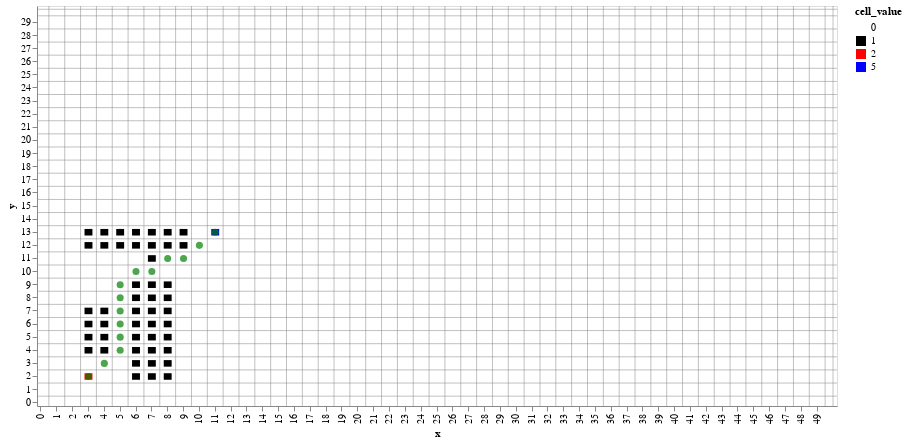

Source (notebook cell):
### Code cell
flat_grid = [cell for row in grid_matrix for cell in row]
df = pd.DataFrame(flat_grid, columns=['x', 'y', 'cell_value'])

color_scale = alt.Scale(domain=[0, 1, 2, 5], range=['white', 'black', 'red', 'blue'])

heatmap = alt.Chart(df).mark_rect().encode(
    x=alt.X('x:O', axis=alt.Axis(title='x', values=list(range(0, 51, 1)))),
    y=alt.Y('y:O', axis=alt.Axis(title='y', values=list(range(0, 31, 1))), sort='descending'),
    color=alt.Color('cell_value:N', scale=color_scale)
).properties(
    width=800,
    height=400
)

path_df = pd.DataFrame(path, columns=['x', 'y'])
path_map = alt.Chart(path_df).mark_point(color='green', filled=True, size=50).encode(
    x=alt.X('x:O', axis=alt.Axis(title='x', values=list(range(0, 51, 1)))),
    y=alt.Y('y:O', axis=alt.Axis(title='y', values=list(range(0, 31, 1))), sort='descending')
)

horizontal_grid = alt.Chart(pd.DataFrame({'y': [i + 0.5 for i in range(31)]})).mark_rule(color='gray', strokeWidth=0.5).encode(
    y=alt.Y('y:O', sort='descending') 
)

vertical_grid = alt.Chart(pd.DataFrame({'x': [i + 0.5 for i in range(51)]})).mark_rule(color='gray', strokeWidth=0.5).encode(
    x='x:O'
)

heatmap = heatmap + horizontal_grid + vertical_grid + path_map

heatmap

### Figure 1 — Vega-Lite specification as saved in the notebook (floating-point values rounded to 4 significant figures; data arrays with more than 128 entries replaced by an {"elided": "..."} marker saying what was removed)
{"config": {"view": {"continuousWidth": 300, "continuousHeight": 300}}, "layer": [{"data": {"name": "data-8e2732be9e876b5a93ad1a97dd9edf26"}, "mark": {"type": "rect"}, "encoding": {"color": {"field": "cell_value", "scale": {"domain": [0, 1, 2, 5], "range": ["white", "black", "red", "blue"]}, "type": "nominal"}, "x": {"axis": {"title": "x", "values": [0, 1, 2, 3, 4, 5, 6, 7, 8, 9, 10, 11, 12, 13, 14, 15, 16, 17, 18, 19, 20, 21, 22, 23, 24, 25, 26, 27, 28, 29, 30, 31, 32, 33, 34, 35, 36, 37, 38, 39, 40, 41, 42, 43, 44, 45, 46, 47, 48, 49, 50]}, "field": "x", "type": "ordinal"}, "y": {"axis": {"title": "y", "values": [0, 1, 2, 3, 4, 5, 6, 7, 8, 9, 10, 11, 12, 13, 14, 15, 16, 17, 18, 19, 20, 21, 22, 23, 24, 25, 26, 27, 28, 29, 30]}, "field": "y", "sort": "descending", "type": "ordinal"}}}, {"data": {"name": "data-c5f172dd1685e211f7001412b3fb416e"}, "mark": {"type": "rule", "color": "gray", "strokeWidth": 0.5}, "encoding": {"y": {"field": "y", "sort": "descending", "type": "ordinal"}}}, {"data": {"name": "data-fc49149bfd7fe327f80a205caed9c5bf"}, "mark": {"type": "rule", "color": "gray", "strokeWidth": 0.5}, "encoding": {"x": {"field": "x", "type": "ordinal"}}}, {"data": {"name": "data-df994ab8acd9db0f67e0e6e4a8dc6d6a"}, "mark": {"type": "point", "color": "green", "filled": true, "size": 50}, "encoding": {"x": {"axis": {"title": "x", "values": [0, 1, 2, 3, 4, 5, 6, 7, 8, 9, 10, 11, 12, 13, 14, 15, 16, 17, 18, 19, 20, 21, 22, 23, 24, 25, 26, 27, 28, 29, 30, 31, 32, 33, 34, 35, 36, 37, 38, 39, 40, 41, 42, 43, 44, 45, 46, 47, 48, 49, 50]}, "field": "x", "type": "ordinal"}, "y": {"axis": {"title": "y", "values": [0, 1, 2, 3, 4, 5, 6, 7, 8, 9, 10, 11, 12, 13, 14, 15, 16, 17, 18, 19, 20, 21, 22, 23, 24, 25, 26, 27, 28, 29, 30]}, "field": "y", "sort": "descending", "type": "ordinal"}}}], "height": 400, "width": 800, "$schema": "https://vega.github.io/schema/vega-lite/v5.16.3.json", "datasets": {"data-8e2732be9e876b5a93ad1a97dd9edf26": {"elided": "1500 records"}, "data-c5f172dd1685e211f7001412b3fb416e": [{"y": 0.5}, {"y": 1.5}, {"y": 2.5}, {"y": 3.5}, {"y": 4.5}, {"y": 5.5}, {"y": 6.5}, {"y": 7.5}, {"y": 8.5}, {"y": 9.5}, {"y": 10.5}, {"y": 11.5}, {"y": 12.5}, {"y": 13.5}, {"y": 14.5}, {"y": 15.5}, {"y": 16.5}, {"y": 17.5}, {"y": 18.5}, {"y": 19.5}, {"y": 20.5}, {"y": 21.5}, {"y": 22.5}, {"y": 23.5}, {"y": 24.5}, {"y": 25.5}, {"y": 26.5}, {"y": 27.5}, {"y": 28.5}, {"y": 29.5}, {"y": 30.5}], "data-fc49149bfd7fe327f80a205caed9c5bf": [{"x": 0.5}, {"x": 1.5}, {"x": 2.5}, {"x": 3.5}, {"x": 4.5}, {"x": 5.5}, {"x": 6.5}, {"x": 7.5}, {"x": 8.5}, {"x": 9.5}, {"x": 10.5}, {"x": 11.5}, {"x": 12.5}, {"x": 13.5}, {"x": 14.5}, {"x": 15.5}, {"x": 16.5}, {"x": 17.5}, {"x": 18.5}, {"x": 19.5}, {"x": 20.5}, {"x": 21.5}, {"x": 22.5}, {"x": 23.5}, {"x": 24.5}, {"x": 25.5}, {"x": 26.5}, {"x": 27.5}, {"x": 28.5}, {"x": 29.5}, {"x": 30.5}, {"x": 31.5}, {"x": 32.5}, {"x": 33.5}, {"x": 34.5}, {"x": 35.5}, {"x": 36.5}, {"x": 37.5}, {"x": 38.5}, {"x": 39.5}, {"x": 40.5}, {"x": 41.5}, {"x": 42.5}, {"x": 43.5}, {"x": 44.5}, {"x": 45.5}, {"x": 46.5}, {"x": 47.5}, {"x": 48.5}, {"x": 49.5}, {"x": 50.5}], "data-df994ab8acd9db0f67e0e6e4a8dc6d6a": [{"x": 3, "y": 2}, {"x": 4, "y": 3}, {"x": 5, "y": 4}, {"x": 5, "y": 5}, {"x": 5, "y": 6}, {"x": 5, "y": 7}, {"x": 5, "y": 8}, {"x": 5, "y": 9}, {"x": 6, "y": 10}, {"x": 7, "y": 10}, {"x": 8, "y": 11}, {"x": 9, "y": 11}, {"x": 10, "y": 12}, {"x": 11, "y": 13}]}}
